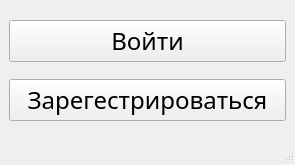
<?xml version="1.0" encoding="UTF-8"?>
<ui version="4.0">
 <class>MainWindow</class>
 <widget class="QMainWindow" name="MainWindow">
  <property name="enabled">
   <bool>true</bool>
  </property>
  <property name="geometry">
   <rect>
    <x>0</x>
    <y>0</y>
    <width>295</width>
    <height>165</height>
   </rect>
  </property>
  <property name="sizePolicy">
   <sizepolicy hsizetype="Preferred" vsizetype="Preferred">
    <horstretch>0</horstretch>
    <verstretch>0</verstretch>
   </sizepolicy>
  </property>
  <property name="minimumSize">
   <size>
    <width>0</width>
    <height>0</height>
   </size>
  </property>
  <property name="sizeIncrement">
   <size>
    <width>0</width>
    <height>0</height>
   </size>
  </property>
  <property name="baseSize">
   <size>
    <width>0</width>
    <height>0</height>
   </size>
  </property>
  <property name="cursor">
   <cursorShape>ArrowCursor</cursorShape>
  </property>
  <property name="mouseTracking">
   <bool>false</bool>
  </property>
  <property name="tabletTracking">
   <bool>false</bool>
  </property>
  <property name="windowTitle">
   <string>Pipee</string>
  </property>
  <property name="toolTip">
   <string notr="true"/>
  </property>
  <property name="autoFillBackground">
   <bool>false</bool>
  </property>
  <widget class="QWidget" name="centralwidget">
   <layout class="QVBoxLayout" name="verticalLayout">
    <item>
     <widget class="QPushButton" name="loginButton">
      <property name="font">
       <font>
        <family>Segoe Print</family>
        <pointsize>18</pointsize>
       </font>
      </property>
      <property name="text">
       <string>Войти</string>
      </property>
     </widget>
    </item>
    <item>
     <widget class="QPushButton" name="registreButton">
      <property name="enabled">
       <bool>true</bool>
      </property>
      <property name="font">
       <font>
        <family>Segoe Print</family>
        <pointsize>18</pointsize>
       </font>
      </property>
      <property name="text">
       <string>Зарегестрироваться</string>
      </property>
     </widget>
    </item>
   </layout>
  </widget>
  <widget class="QMenuBar" name="menubar">
   <property name="geometry">
    <rect>
     <x>0</x>
     <y>0</y>
     <width>295</width>
     <height>21</height>
    </rect>
   </property>
  </widget>
  <widget class="QStatusBar" name="statusbar"/>
 </widget>
 <resources/>
 <connections/>
</ui>
